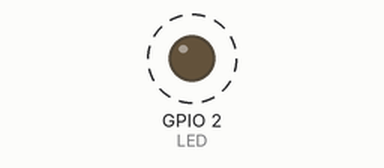
The sketch below on a simulated ESP32. Parts: output pins drawn as LEDs (lit = HIGH). Dashed ring = blinking.

Above: at 0.5 s.
Timing chart, 0 to 4.6 s (numbered marks = the images above):
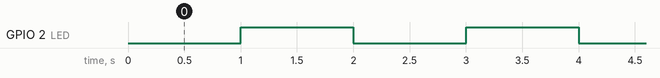

The sketch:

Set_TIMER_LED.ino
```cpp
#define LED 2

/*Variável da Interrupção*/
volatile int Interrupcao;

/*Ponteiro de tipo TIMER*/
hw_timer_t*timer = NULL;

/*Criar a variavel do timpo MUX para seção critica*/
portMUX_TYPE timerMUX = portMUX_INITIALIZER_UNLOCKED;

/*Criar a fç de manipulaçao*/

void IRAM_ATTR onTimer()
{
  /*Entrar na secao critica, adicionar 1 a variavel da interrupcao e fechar a secao critica*/
  portENTER_CRITICAL_ISR(&timerMUX);
  Interrupcao++;
  portEXIT_CRITICAL_ISR(&timerMUX);
}
void setup()
{
  Serial.begin(115200);
  timer = timerBegin(0, 80, true);
  timerAttachInterrupt(timer, &onTimer, true);
  timerAlarmWrite(timer, 1000000, true);
  timerAlarmEnable(timer);

  pinMode(LED, OUTPUT);
}

void loop()
{
  if(Interrupcao > 0)
  {
    /*Entrar na secao critica, zerar a variavel de interrupcao e fechar a secao critica*/
    portENTER_CRITICAL(&timerMUX);
    Interrupcao = 0;
    portEXIT_CRITICAL(&timerMUX);

    if(digitalRead(LED) == HIGH)
    {
      digitalWrite(LED, LOW);
    }
    else
    {
      digitalWrite(LED, HIGH);
    }
  }

}
```

Measured:
- by itself, GPIO 2 (LED): alternates HIGH for 1.0 s and LOW for 1.0 s
